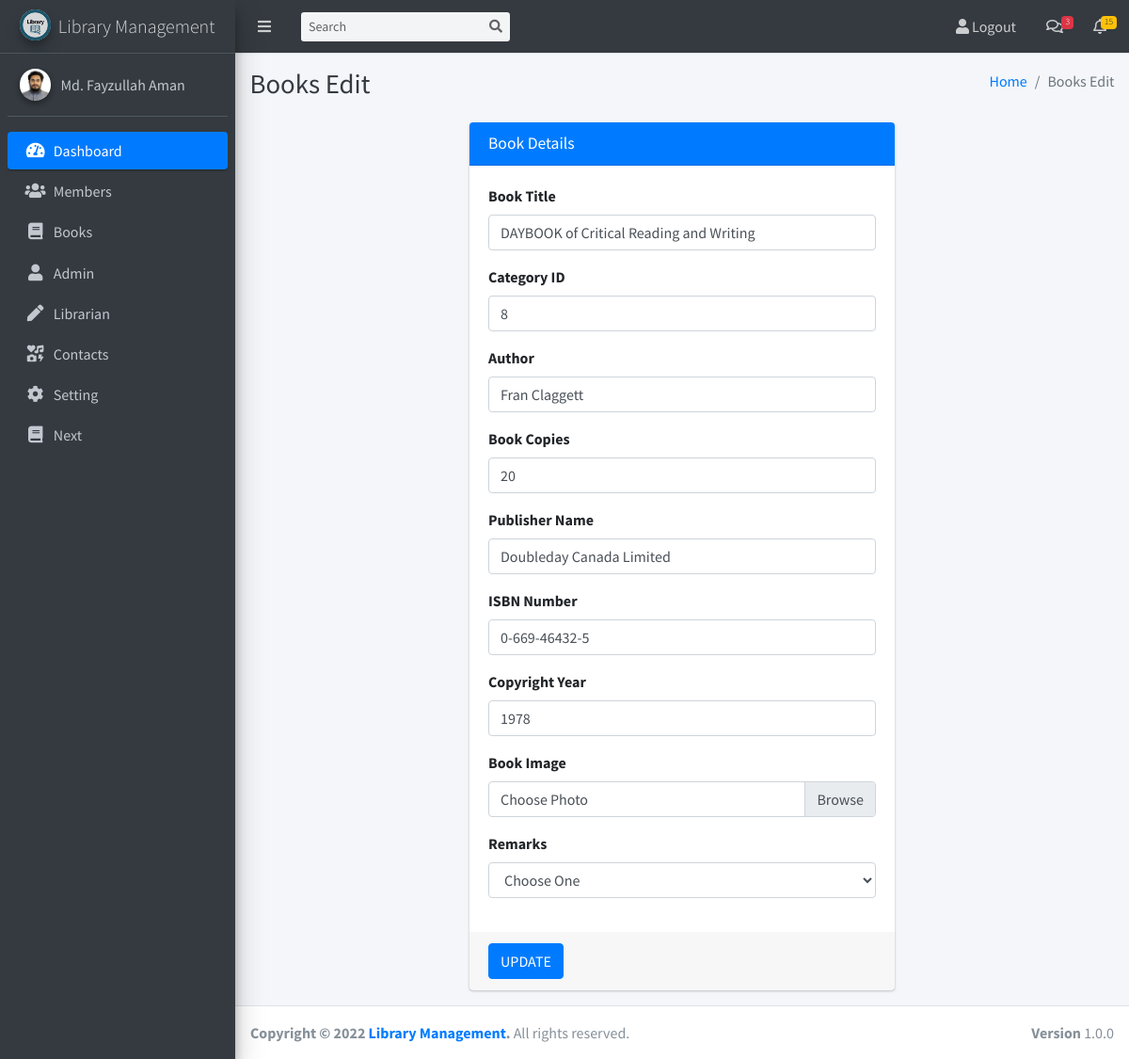
Page /books_edit.php?id=2 on the committed database.
### tables this page shows
CREATE TABLE `book` (
  `book_id` int(11) NOT NULL,
  `book_title` varchar(100) NOT NULL,
  `category_id` int(50) NOT NULL,
  `author` varchar(50) NOT NULL,
  `book_copies` int(11) NOT NULL,
  `publisher_name` varchar(100) NOT NULL,
  `isbn` varchar(50) NOT NULL,
  `copyright_year` int(11) NOT NULL,
  `book_image` varchar(100) NOT NULL,
  `date_added` timestamp NOT NULL DEFAULT current_timestamp(),
  `remarks` varchar(100) NOT NULL
);

### books_edit.php (the view, shortened to what this page needs)
<!DOCTYPE html>
<html lang="en">
<head>
  <link rel="stylesheet" href="plugins/fontawesome-free/css/all.min.css">
  <link rel="stylesheet" href="plugins/overlayScrollbars/css/OverlayScrollbars.min.css">
  <link rel="stylesheet" href="dist/css/adminlte.min.css">
</head>
<body class="hold-transition sidebar-mini layout-fixed layout-navbar-fixed layout-footer-fixed">
<div class="wrapper">
  <?php include("includes/top_bar.php")?>
 <?php include("includes/left_side_bar.php"); ?>
  <div class="content-wrapper">
    <div class="content-header">
      <div class="container-fluid">
        <div class="row mb-2">
          <div class="col-sm-6">
            <h1 class="m-0 text-dark">Books Edit</h1>
          </div>
          <div class="col-sm-6">
            <ol class="breadcrumb float-sm-right">
              <li class="breadcrumb-item"><a href="#">Home</a></li>
              <li class="breadcrumb-item active">Books Edit</li>
            </ol>
          </div>
        </div>
      </div>
    </div>
    <section class="content">
      <div class="container-fluid">
        <div class="row justify-content-center">
          <div class="col-md-6">
            <div class="card card-primary">
              <div class="card-header">
                <h3 class="card-title">Book Details</h3>
              </div>
<?php
  include_once("includes/db_config.php");
?>
<?php
   $id = $_GET['id'];
   $result = $db->query("SELECT * FROM book WHERE book_id='$id'");
   $row = $result->fetch_assoc();
?>
              <form role="form" action="" method="post">
                <div class="card-body">
                  <div class="form-group">
                    <label for="library_id">Book Title</label>
                    <input type="text" value="<?php echo $row['book_title']; ?>" name="title" class="form-control">
                  </div>
                  <div class="form-group">
                    <label for="fname">Category ID</label>
                    <input type="text" value="<?php echo $row['category_id']; ?>" name="category" class="form-control">
                  </div>
                  <div class="form-group">
                    <label for="lname">Author</label>
                    <input type="text" value="<?php echo $row['author']; ?>" name="author" class="form-control">
                  </div>
                  <div class="form-group">
                    <label for="contact">Book Copies</label>
                    <input type="text" value="<?php echo $row['book_copies']; ?>" name="copies" class="form-control">
                  </div>
                  <div class="form-group">
                    <label for="publisher">Publisher Name</label>
                    <input type="text" value="<?php echo $row['publisher_name']; ?>" name="pubname" class="form-control">
                  </div>
                  <div class="form-group">
                    <label for="isbn">ISBN Number</label>
                    <input type="text" value="<?php echo $row['isbn']; ?>" name="isbn" class="form-control">
                  </div>
                  <div class="form-group">
                    <label for="copyear">Copyright Year</label>
                    <input type="text" value="<?php echo $row['copyright_year']; ?>" name="copyear" class="form-control">
                  </div>
                  <div class="form-group">
                    <label for="image">Book Image</label>
                    <div class="input-group">
                      <div class="custom-file">
                        <label class="custom-file-label" for="exampleInputFile">Choose Photo</label>
                      </div>
                    </div>
                  </div>
                  <div class="form-group">
                    <label for="remarks">Remarks</label>
                    <select name="remarks" id="inputState" class="form-control">
                        <option selected disabled>Choose One</option>
                    </select>
                  </div>
                </div>
                <div class="card-footer">
                <button type="submit" name="update" class="btn btn-primary">UPDATE</button>
                </div>
              </form>
            </div>
          </div>
        </div>
      </div>
    </section>
  </div>
<?php include("includes/footer.php"); ?>
</div>
</body>
</html>

### rows in the picture
book: title "DAYBOOK of Critical Reading and Writing", category "8", author "Fran Claggett", copies "20", pubname "Doubleday Canada Limited", isbn "0-669-46432-5", copyear "1978"
